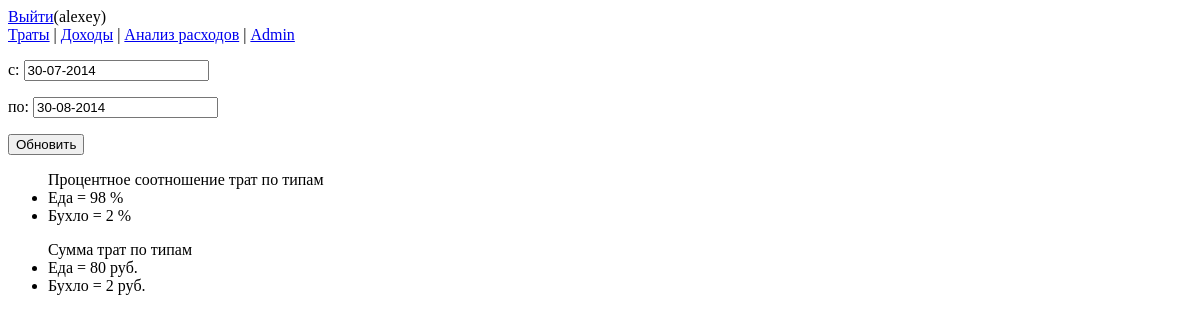
The app's page /analytics/ (signed in), older data.
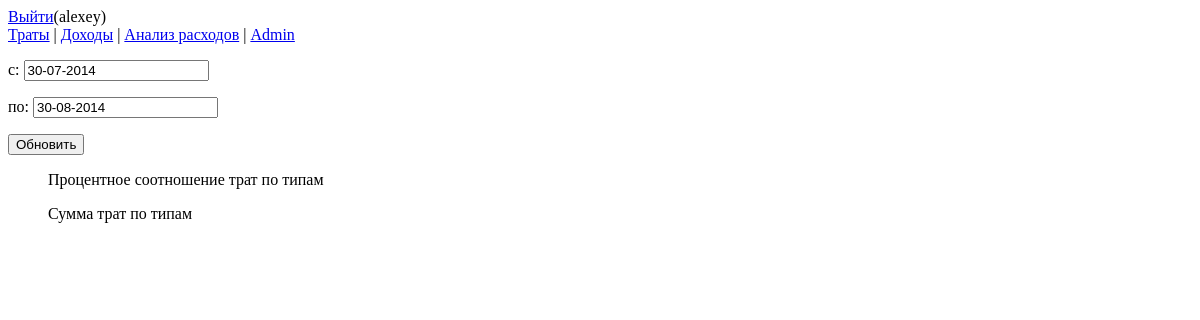
The same page, newer data.
### costs/models.py (models this page shows, shortened)
class SpendingType(models.Model):
    name = models.CharField(max_length=16)

### analytics/views.py (the view, shortened to what this page needs)
@login_required
def analyticsView(request, *args):
    if request.method == 'POST':
        form = DateRangeForm(request.POST)
        if form.is_valid():
            start = form.cleaned_data['startDate']
            end = form.cleaned_data['endDate']
            if start > end:
                end, start = start, end
            start_str = start.strftime('%d-%m-%Y')
            end_str = end.strftime('%d-%m-%Y')
            return HttpResponseRedirect('/analytics/'+start_str+'_'+end_str+'/')
    else:
        if not args:
            end = date.today()
            start = end.replace(month=end.month-1)
            end_str = end.strftime('%d-%m-%Y')
            start_str = start.strftime('%d-%m-%Y')
        form = DateRangeForm(initial={'startDate': start_str,
                                      'endDate': end_str})
    totals = cost_by_type(start, end)
    relation = cost_relation(totals)
    context = {'username': request.user,
               'form': form,
               'totals': totals,
               'relation': relation}
    return render(request,
                  './analytics/index.html',
                  context)

### analytics/forms.py
class DateRangeForm(forms.Form):
    startDate = forms.DateField(required=True,
                                label='с',
                                input_formats=['%d-%m-%Y',
                                               '%d-%m-%y',
                                               '%d/%m/%y',
                                               '%d/%m/%Y',
                                               '%d.%m.%y',
                                               '%d.%m.%Y'])
    endDate = forms.DateField(required=True,
                                label='по',
                                input_formats=['%d-%m-%Y',
                                               '%d-%m-%y',
                                               '%d/%m/%y',
                                               '%d/%m/%Y',
                                               '%d.%m.%y',
                                               '%d.%m.%Y'])

### analytics/views.py (called while the page is built)
def cost_by_type(start, end):
    cost_dict = {
        sp_t.name: sp_t.total
        for sp_t in Sp_t.objects.filter(
            spending__date__gte=start,
            spending__date__lte=end
        ).annotate(total=Sum('spending__money'))
    }
    return cost_dict

### templates/analytics/index.html
{% extends "base.html" %}
{% block content %}
<form method="post">{% csrf_token %}
{{ form.as_p }}
<input type="submit" value="Обновить" />
</form>
<ul>Процентное соотношение трат по типам
{% for type, perc in relation.items %}
  <li>{{type}} = {{perc}} %</li>
{% endfor %}
</ul>
<ul>Сумма трат по типам
{% for type, tot in totals.items %}
  <li>{{type}} = {{tot}} руб.</li>
{% endfor %}
</ul>
{% endblock %}

Row changes from the older to the newer data that the page shows:
removed SpendingType: relation "Еда", totals "Еда"
removed SpendingType: relation "Бухло", totals "Бухло"
Text that changed along with them:
list line gone: "= 98 %"
list line gone: "= 2 %"
list line gone: "= 80 руб."
list line gone: "= 2 руб."
